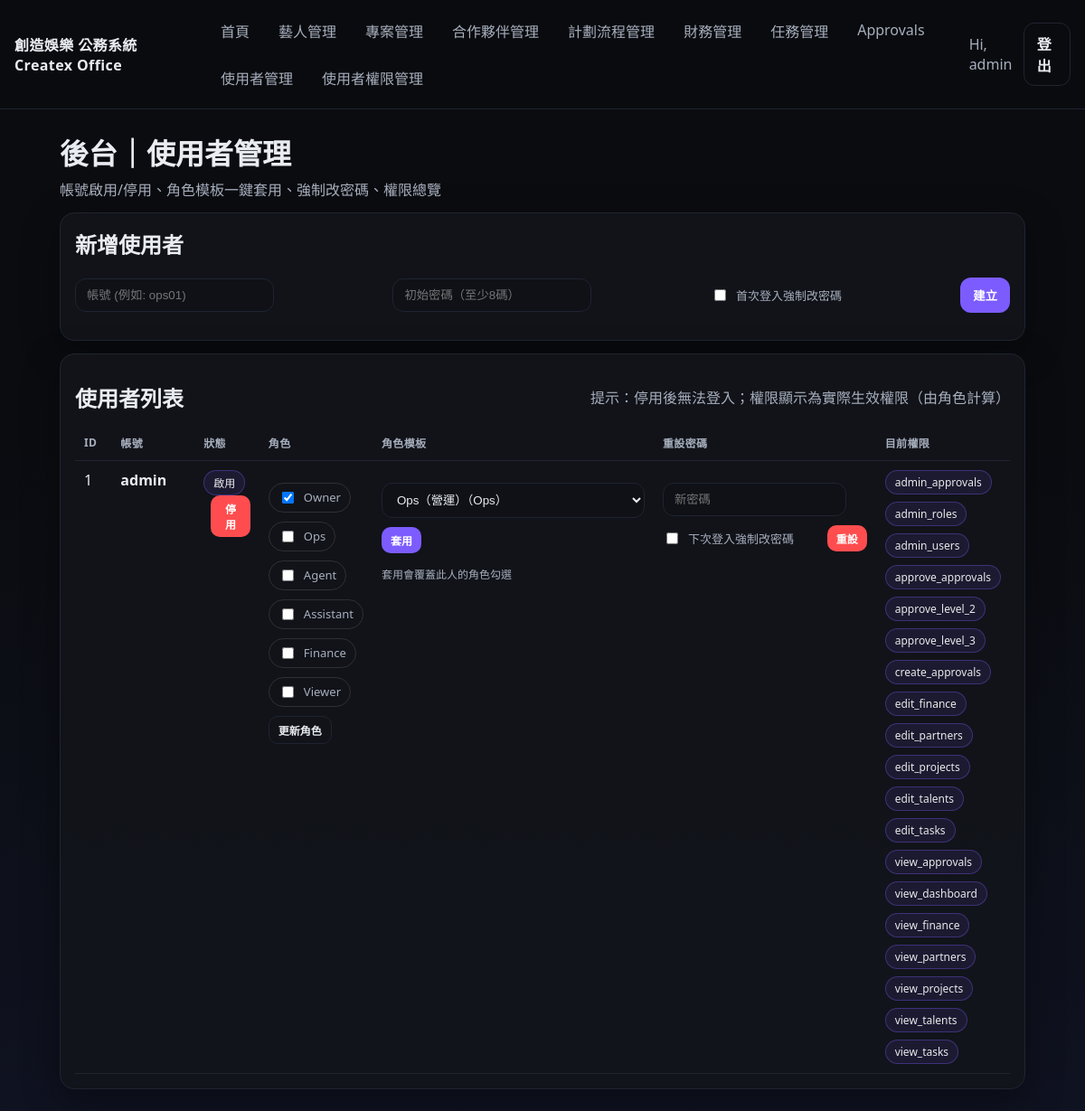
Page /admin/users (signed in) on the committed database.
### tables this page shows
CREATE TABLE users (
                id INTEGER PRIMARY KEY AUTOINCREMENT,
                username TEXT UNIQUE NOT NULL,
                password_hash TEXT NOT NULL,
                role TEXT NOT NULL DEFAULT 'owner',
                created_at TEXT NOT NULL
            , is_active INTEGER NOT NULL DEFAULT 1, must_change_password INTEGER NOT NULL DEFAULT 0);

CREATE TABLE roles (
                id INTEGER PRIMARY KEY AUTOINCREMENT,
                name TEXT UNIQUE NOT NULL,
                description TEXT
            );

CREATE TABLE permissions (
                id INTEGER PRIMARY KEY AUTOINCREMENT,
                code TEXT UNIQUE NOT NULL,
                description TEXT
            );

### app.py (the view)
@app.route("/admin/users")
@login_required
@require_perm("admin_users")
def admin_users():
    with get_db() as conn:
        users = conn.execute(
            "SELECT id, username, role, is_active, must_change_password, created_at FROM users ORDER BY id ASC"
        ).fetchall()
        roles = conn.execute("SELECT id, name FROM roles ORDER BY id ASC").fetchall()
        ur = conn.execute("SELECT user_id, role_id FROM user_roles").fetchall()
        user_role_map: Dict[int, Set[int]] = {}
        for r in ur:
            user_role_map.setdefault(int(r["user_id"]), set()).add(int(r["role_id"]))
        user_perm_map: Dict[int, list[str]] = {}
        for u in users:
            user_perm_map[int(u["id"])] = get_user_perm_codes_for_admin(conn, int(u["id"]))
    role_templates = {
        "Ops（營運）": ["Ops"],
        "Agent（主經紀）": ["Agent"],
        "Assistant（助理）": ["Assistant"],
        "Finance（財務）": ["Finance"],
        "Viewer（只讀）": ["Viewer"],
        "Owner（全權限）": ["Owner"],
        "經紀+助理（雙角色）": ["Agent", "Assistant"],
    }
    return render_template(
        "admin_users.html",
        users=users,
        roles=roles,
        user_role_map=user_role_map,
        user_perm_map=user_perm_map,
        role_templates=role_templates,
    )

### app.py (called while the page is built)
def get_db() -> sqlite3.Connection:
    conn = sqlite3.connect(DB_PATH)
    conn.row_factory = sqlite3.Row
    conn.execute("PRAGMA foreign_keys = ON;")
    return conn

def get_user_perm_codes(user_id: int) -> Set[str]:
    with get_db() as conn:
        rows = conn.execute(
            """
            SELECT DISTINCT p.code
            FROM user_roles ur
            JOIN role_permissions rp ON rp.role_id = ur.role_id
            JOIN permissions p ON p.id = rp.perm_id
            WHERE ur.user_id = ?
            """,
            (user_id,),
        ).fetchall()
    return set(r["code"] for r in rows)

def user_has_perm(code: str) -> bool:
    if not current_user.is_authenticated:
        return False
    try:
        uid = int(current_user.id)
    except Exception:
        return False
    return code in get_user_perm_codes(uid)

def require_perm(code: str):
    def deco(fn):
        @wraps(fn)
        def wrapper(*args, **kwargs):
            if not user_has_perm(code):
                flash("你沒有權限瀏覽此頁面", "error")
                return _redirect_no_perm()
            return fn(*args, **kwargs)
        return wrapper
    return deco

@app.context_processor
def inject_globals():
    return dict(user_has_perm=user_has_perm)

@login_manager.user_loader
def load_user(user_id: str) -> Optional[User]:
    with get_db() as conn:
        row = conn.execute(
            "SELECT id, username, role FROM users WHERE id = ?",
            (int(user_id),),
        ).fetchone()
        if not row:
            return None
        return User(int(row["id"]), row["username"], row["role"])

def get_user_perm_codes_for_admin(conn: sqlite3.Connection, user_id: int) -> list[str]:
    rows = conn.execute(
        """
        SELECT DISTINCT p.code
        FROM user_roles ur
        JOIN role_permissions rp ON rp.role_id = ur.role_id
        JOIN permissions p ON p.id = rp.perm_id
        WHERE ur.user_id = ?
        ORDER BY p.code
        """,
        (user_id,),
    ).fetchall()
    return [r["code"] for r in rows]

### templates/admin_users.html (shortened to what this page needs)
{% extends "base.html" %}
{% block content %}
<div class="row" style="justify-content:space-between;align-items:flex-end">
  <div>
    <h1 style="margin:0">後台｜使用者管理</h1>
    <div class="muted" style="margin-top:6px">帳號啟用/停用、角色模板一鍵套用、強制改密碼、權限總覽</div>
  </div>
</div>
<div class="card" style="margin-top:14px">
  <h2 style="margin-top:0">新增使用者</h2>
  <form method="post" action="{{ url_for('admin_user_new') }}" class="row gap" style="flex-wrap:wrap;align-items:center">
    <input name="username" placeholder="帳號 (例如: ops01)" required style="min-width:220px">
    <input name="password" placeholder="初始密碼（至少8碼）" required style="min-width:220px">
    <label style="display:flex;gap:8px;align-items:center">
      <input type="checkbox" name="must_change_password" value="1">
      首次登入強制改密碼
    </label>
    <button class="btn" type="submit">建立</button>
  </form>
</div>
<div class="card" style="margin-top:14px">
  <div class="row" style="justify-content:space-between;align-items:center">
    <h2 style="margin:0">使用者列表</h2>
    <div class="muted">提示：停用後無法登入；權限顯示為實際生效權限（由角色計算）</div>
  </div>
  <table style="margin-top:12px">
    <thead>
      <tr>
        <th style="width:60px">ID</th>
        <th style="width:160px">帳號</th>
        <th style="width:110px">狀態</th>
        <th>角色</th>
        <th style="width:240px">角色模板</th>
        <th style="width:320px">重設密碼</th>
        <th>目前權限</th>
      </tr>
    </thead>
    <tbody>
      {% for u in users %}
        {% set owned = user_role_map.get(u["id"], []) %}
        {% set perms = user_perm_map.get(u["id"], []) %}
        <tr>
          <td>{{ u["id"] }}</td>
          <td>
            <b>{{ u["username"] }}</b>
          </td>
          <td>
            <form method="post" action="{{ url_for('admin_user_toggle_active', user_id=u['id']) }}"
                  onsubmit="return confirm('確定切換此帳號啟用/停用？')">
              {% if u["is_active"] == 1 %}
                <span class="pill">啟用</span>
                <button class="btn tiny danger" type="submit" style="margin-left:8px">停用</button>
              {% else %}
                <span class="pill">停用</span>
                <button class="btn tiny ghost" type="submit" style="margin-left:8px">啟用</button>
              {% endif %}
            </form>
          </td>
          <td>
            <form method="post" action="{{ url_for('admin_user_roles', user_id=u['id']) }}">
              <div class="row gap" style="flex-wrap:wrap">
                {% for r in roles %}
                  <label style="display:flex;gap:8px;align-items:center;border:1px solid rgba(255,255,255,.12);padding:6px 10px;border-radius:999px">
                    <input type="checkbox" name="role_ids" value="{{ r['id'] }}" {% if r["id"] in owned %}checked{% endif %}>
                    {{ r["name"] }}
                  </label>
                {% endfor %}
                <button class="btn tiny ghost" type="submit">更新角色</button>
              </div>
            </form>
          </td>
          <td>
            <form method="post" action="{{ url_for('admin_user_apply_template', user_id=u['id']) }}"
                  class="row gap" style="align-items:center;flex-wrap:wrap">
              <select name="template_name" style="min-width:180px">
                {% for k, v in role_templates.items() %}
                  <option value="{{ k }}">{{ k }}（{{ v|join(', ') }}）</option>
                {% endfor %}
              </select>
              <button class="btn tiny" type="submit">套用</button>
            </form>
            <div class="muted" style="font-size:12px;margin-top:6px">套用會覆蓋此人的角色勾選</div>
          </td>
          <td>
            <form method="post" action="{{ url_for('admin_user_reset_password', user_id=u['id']) }}"
                  class="row gap" style="align-items:center;flex-wrap:wrap">
              <input name="new_password" placeholder="新密碼" required style="min-width:160px">
              <label style="display:flex;gap:8px;align-items:center">
                <input type="checkbox" name="force_change" value="1">
                下次登入強制改密碼
              </label>
              <button class="btn tiny danger" type="submit" onclick="return confirm('確定重設密碼？')">重設</button>
            </form>
          </td>
          <td>
            {% if perms and perms|length > 0 %}
              <div style="display:flex;flex-wrap:wrap;gap:8px">
                {% for p in perms %}
                  <span class="pill">{{ p }}</span>
                {% endfor %}
              </div>
            {% else %}
              <span class="muted">（無權限）</span>
            {% endif %}
          </td>
        </tr>
      {% endfor %}
    </tbody>
  </table>
</div>
{% endblock %}

### templates/base.html (shortened to what this page needs)
<!doctype html>
<html lang="zh-Hant">
<head>
  <link rel="stylesheet" href="{{ url_for('static', filename='css/style.css') }}">
</head>
<body>
  <header class="topbar">
    <div class="brand">創造娛樂 公務系統 Createx Office</div>
    {% if current_user.is_authenticated %}
      <nav class="nav">
        <a href="{{ url_for('dashboard') }}">首頁</a>
        <a href="{{ url_for('talents') }}">藝人管理</a>
        <a href="{{ url_for('projects') }}">專案管理</a>
        <a href="{{ url_for('partners') }}">合作夥伴管理</a>
        <a href="{{ url_for('partners_board') }}">計劃流程管理</a>
        <a href="{{ url_for('finance') }}">財務管理</a>
        <a href="{{ url_for('tasks') }}">任務管理</a>
        {% if user_has_perm('view_approvals') %}
        <a href="{{ url_for('approvals') }}">Approvals</a>
        {% endif %}
        {% if current_user.is_authenticated %}
        <a href="{{ url_for('admin_users') }}">使用者管理</a>
        <a href="{{ url_for('admin_roles') }}">使用者權限管理</a>
        {% endif %}
      </nav>
      <div class="userbox">
        <span class="muted">Hi, {{ current_user.username }}</span>
        <a class="btn ghost" href="{{ url_for('logout') }}">登出</a>
      </div>
    {% endif %}
  </header>
  <main class="container">
    {% block content %}{% endblock %}
  </main>
</body>
</html>

### static/css/style.css (style rules this page uses)
:root { --bg:#0b0c10; --card:#12141a; --text:#e9ecf1; --muted:#a7afbd; --line:#1f2430; --accent:#7c5cff; --danger:#ff4d4f; }
* { box-sizing:border-box }
body { margin:0; font-family: ui-sans-serif, system-ui, -apple-system, Segoe UI, Roboto, "Noto Sans TC", sans-serif; background:linear-gradient(180deg, #0b0c10 0%, #0b0c10 40%, #0f1220 100%); color:var(--text); }
a { color:inherit;text-decoration:none }
.container { max-width:1100px;margin:24px auto;padding:0 16px }
.topbar { position:sticky; top:0; display:flex; gap:16px; align-items:center; justify-content:space-between; padding:14px 16px; background:rgba(11,12,16,.85); border-bottom:1px solid var(--line); backdrop-filter: blur(10px); }
.brand { font-weight:800; letter-spacing:.4px }
.nav { display:flex; gap:12px; flex-wrap:wrap }
.nav a { padding:8px 10px;border-radius:10px;color:var(--muted) }
.userbox { display:flex; align-items:center; gap:10px }
.card { background:rgba(18,20,26,.9); border:1px solid var(--line); border-radius:16px; padding:16px; box-shadow: 0 12px 40px rgba(0,0,0,.35); }
.row { display:flex; align-items:center; justify-content:space-between; gap:12px; margin:14px 0 }
.gap { gap:10px }
label { color:var(--muted);font-size:13px }
input, textarea, select { background:#0f1117; color:var(--text); border:1px solid var(--line); border-radius:12px; padding:10px 12px; outline:none; }
.muted { color:var(--muted) }
.btn { display:inline-flex; align-items:center; justify-content:center; background:var(--accent); color:white; border:none; border-radius:12px; padding:10px 14px; font-weight:700; cursor:pointer; }
.btn.ghost { background:transparent;border:1px solid var(--line);color:var(--text) }
.btn.tiny { padding:6px 10px;border-radius:10px;font-size:12px }
.btn.danger { background:var(--danger) }
table { width:100%; border-collapse:collapse }
th,td { padding:10px; border-bottom:1px solid var(--line); text-align:left; vertical-align:top }
th { color:var(--muted); font-size:12px; letter-spacing:.4px; text-transform:uppercase }
.pill { display:inline-block; border:1px solid rgba(124,92,255,.35); color:rgba(255,255,255,.9); background:rgba(124,92,255,.10); padding:4px 10px; border-radius:999px; font-size:12px; }

### rows in the picture
users: username "admin", id "1", is_active "啟用"
roles: role_ids "☑", name "Owner"
roles: name "Ops"
roles: name "Agent"
roles: name "Assistant"
roles: name "Finance"
roles: name "Viewer"
permissions: code "admin_approvals"
permissions: code "admin_roles"
permissions: code "admin_users"
permissions: code "approve_approvals"
permissions: code "approve_level_2"
permissions: code "approve_level_3"
permissions: code "create_approvals"
permissions: code "edit_finance"
permissions: code "edit_partners"
permissions: code "edit_projects"
permissions: code "edit_talents"
permissions: code "edit_tasks"
permissions: code "view_approvals"
permissions: code "view_dashboard"
permissions: code "view_finance"
permissions: code "view_partners"
permissions: code "view_projects"
permissions: code "view_talents"
permissions: code "view_tasks"

### other values in the picture
form field template_name "Ops（營運）（Ops）"
